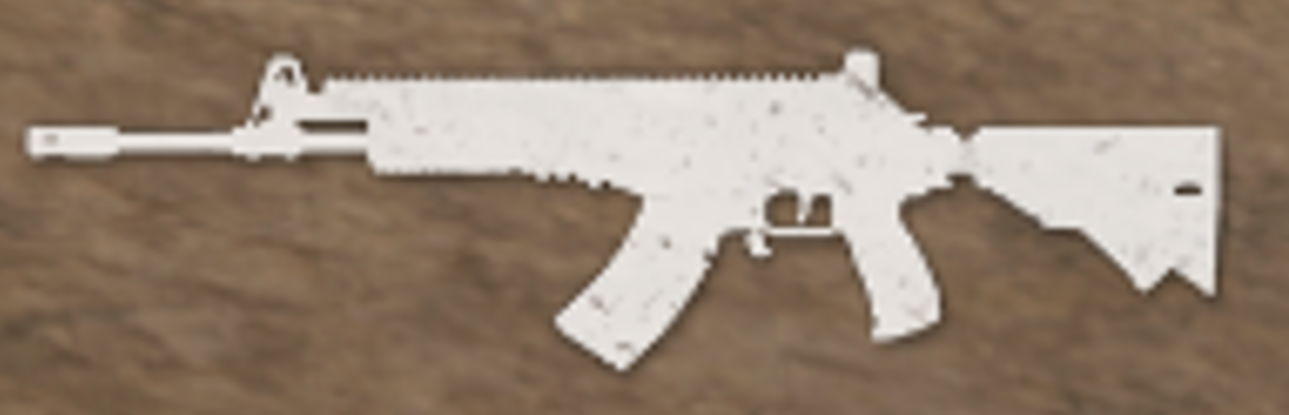
#> input picture guns/ACE32.jpg, 1289 x 415 px; its folder holds only this picture in this run
$ python extract_fea2.py
#> lines starting #> are read from the running program, lines starting #| are printed output that depends on the picture; after the words box and inside, x2 and y2 are one past the last pixel; in counts of white or black regions, pixels touching at a corner belong together; long printed decimals are rounded
#> further down, image is the input picture: shape (415, 1289, 3); mean B, G, R 111.5, 128.7, 147
import cv2
import numpy as np
import os

def extract_white_object_features(image):
    # 转换到HSV颜色空间
    hsv = cv2.cvtColor(image, cv2.COLOR_BGR2HSV)
#> hsv: shape (415, 1289, 3); mean H, S, V 14.5, 71.8, 147
    # 设定白色的阈值范围
    lower_white = np.array([0, 0, 200], dtype=np.uint8)
    upper_white = np.array([180, 30, 255], dtype=np.uint8)
    # 创建白色物体的掩码
    mask = cv2.inRange(hsv, lower_white, upper_white)
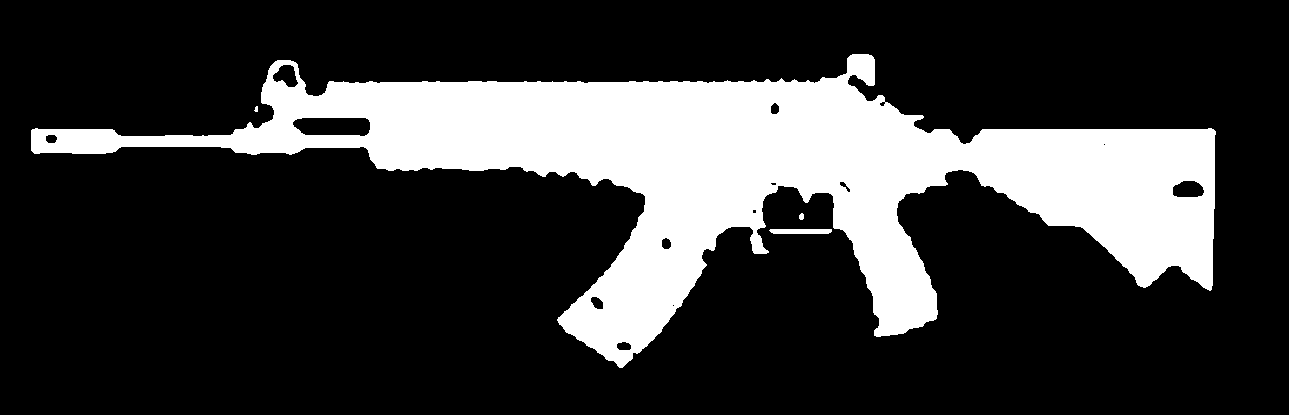
#> mask: shape (415, 1289); 22.3% white; 4 white regions (1 under 20 px)

    # 找到白色物体的轮廓
    contours, _ = cv2.findContours(mask, cv2.RETR_EXTERNAL, cv2.CHAIN_APPROX_SIMPLE)
#> contours = 4 contours, 1 with area under 20; largest, box (x1, y1, x2, y2) and area: (31, 54, 1216, 368) 119928, (769, 229, 832, 234) 239, (799, 213, 804, 220) 20

    # 找到面积最大的轮廓
    max_contour = max(contours, key=cv2.contourArea)
#> max_contour = contour of 1221 points, box (x1, y1, x2, y2) (31, 54, 1216, 368), area 119928

    # 绘制所有轮廓
    contour_image = np.copy(image)
    cv2.drawContours(contour_image, [max_contour], -1, (0, 255, 0), 2)
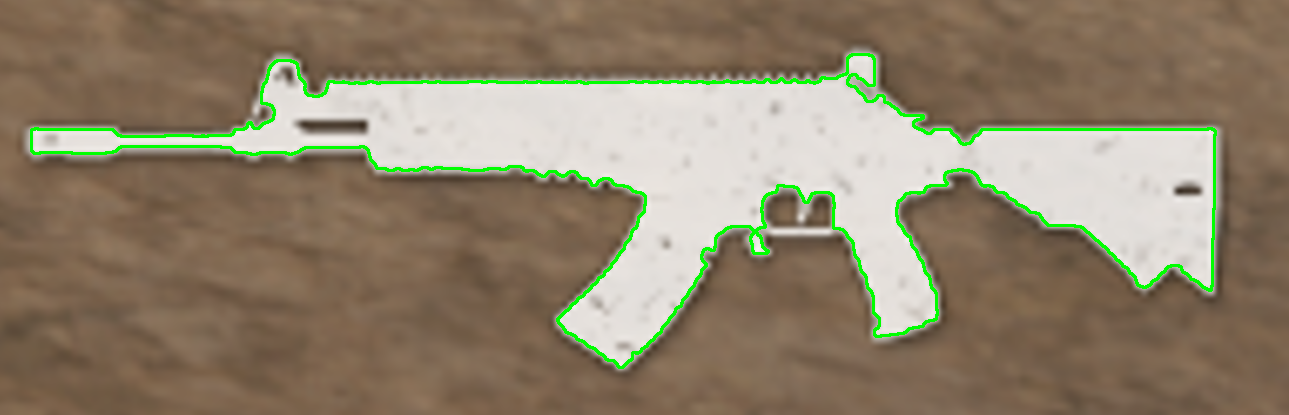
#> contour_image: shape (415, 1289, 3); 2.32% of pixels changed, all inside (x1, y1, x2, y2) = (30, 53, 1217, 369)

    # 计算合并后的轮廓的特征
    # 计算轮廓的面积
    area = cv2.contourArea(max_contour)
#> area = 119927.5
    # 计算轮廓的周长
    perimeter = cv2.arcLength(max_contour, True)
#> perimeter = 3898.1
    # 获取轮廓的外接矩形
    x, y, w, h = cv2.boundingRect(max_contour)
#> x = 31; y = 54; w = 1185; h = 314
    # 计算外接矩形的宽高比
    aspect_ratio = float(w) / h if h != 0 else 0
#> aspect_ratio = 3.77

    features = {
        'area': area,
        'perimeter': perimeter,
        'aspect_ratio': aspect_ratio
    }
#> features = {'area': 119927.5, 'perimeter': 3898.1, 'aspect_ratio': 3.77}

    return features, contour_image


guns_dir ="./guns"
guns_imgs = os.listdir(guns_dir)
# 获取输入（屏幕截图）
# print(guns_imgs)

guns_images_map={}
for guns in guns_imgs:

    rpath = os.path.join(guns_dir,guns)
    # 读取图像
    image = cv2.imread(rpath)

    # 提取白色物体的特征和绘制轮廓的图像
    white_object_features, contour_image = extract_white_object_features(image)
#> white_object_features has the same summary as features in extract_white_object_features

    # 显示绘制轮廓的图像
    cv2.imshow('Contours', contour_image)
    cv2.waitKey(0)
    cv2.destroyAllWindows()

    # 打印特征
    print("Feature of Merged Contours:")
    for key, value in white_object_features.items():
        print(f"{key}: {value}")
#> this loop made 3 passes
#> (key, value) on passes 1 to 3: ('area', 119927.5), ('perimeter', 3898.1), ('aspect_ratio', 3.77)
#| area: 119927.5
#| perimeter: 3898.089
#| aspect_ratio: 3.774

$ run again, on guns/gorza.jpg
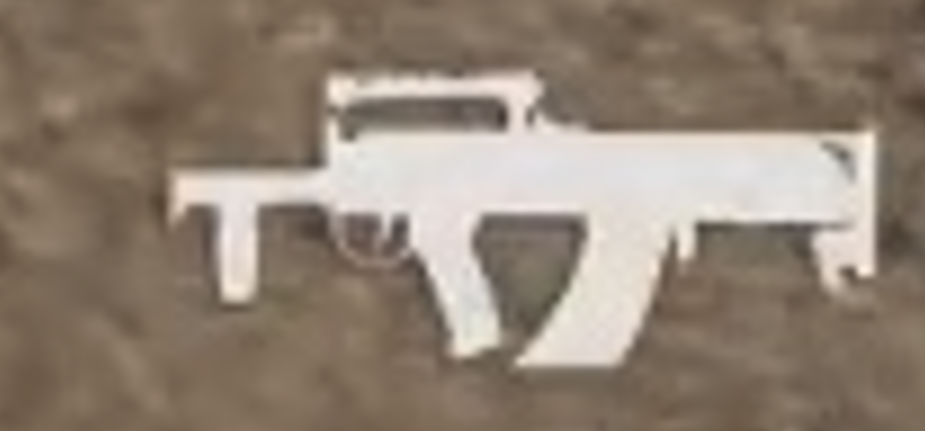
#> input picture guns/gorza.jpg, 925 x 431 px
#> image is the input picture: shape (431, 925, 3); mean B, G, R 115.3, 129.8, 144.3
#> hsv: shape (431, 925, 3); mean H, S, V 16.4, 57.7, 144.3
#> in extract_white_object_features, `mask = cv2.inRange(hsv, lower_white, upper_white)`:
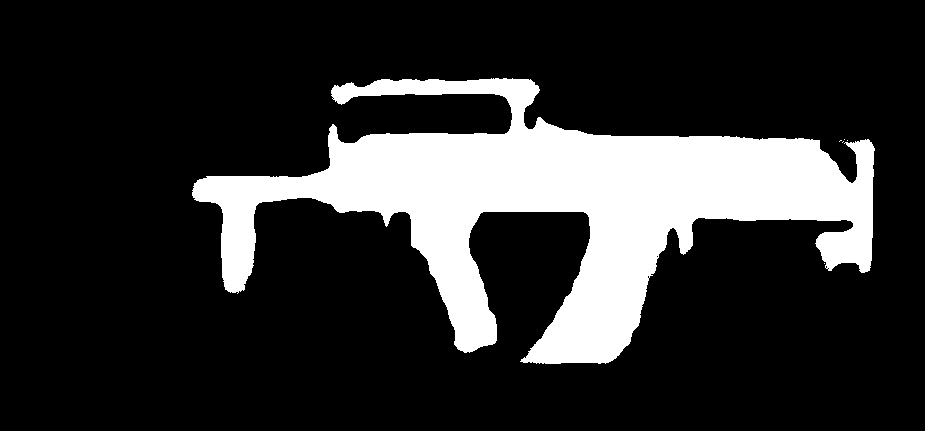
#> mask: shape (431, 925); 18.7% white; 6 white regions (5 under 20 px)
#> contours = 6 contours, 5 with area under 20; largest, box (x1, y1, x2, y2) and area: (192, 78, 875, 364) 72914
#> max_contour = contour of 1060 points, box (x1, y1, x2, y2) (192, 78, 875, 364), area 72914
#> in extract_white_object_features, `cv2.drawContours(contour_image, [max_contour], -1, (0, 255, 0), 2)`:
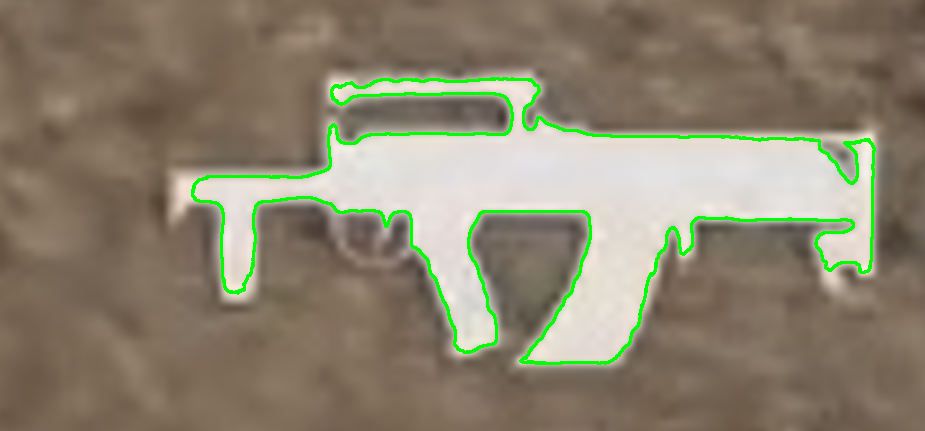
#> contour_image: shape (431, 925, 3); 2.55% of pixels changed, all inside (x1, y1, x2, y2) = (191, 77, 876, 365)
#> area = 72913.5
#> perimeter = 3243.9
#> x = 192; y = 78; w = 683; h = 286
#> aspect_ratio = 2.39
#> features = {'area': 72913.5, 'perimeter': 3243.9, 'aspect_ratio': 2.39}
#> white_object_features has the same summary as features in extract_white_object_features
#> the loop `for key, value in white_object_features.items():` made 3 passes
#> (key, value) on passes 1 to 3: ('area', 72913.5), ('perimeter', 3243.9), ('aspect_ratio', 2.39)
#> (printed output is left out)

$ run again, on guns/AK47.jpg
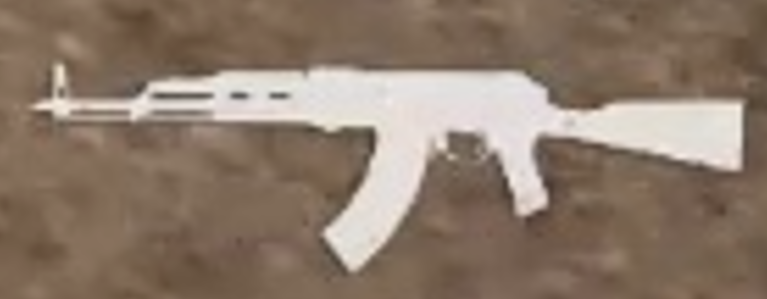
#> input picture guns/AK47.jpg, 767 x 299 px
#> image is the input picture: shape (299, 767, 3); mean B, G, R 106.7, 122.1, 140.3
#> hsv: shape (299, 767, 3); mean H, S, V 15.1, 68.4, 140.3
#> in extract_white_object_features, `mask = cv2.inRange(hsv, lower_white, upper_white)`:
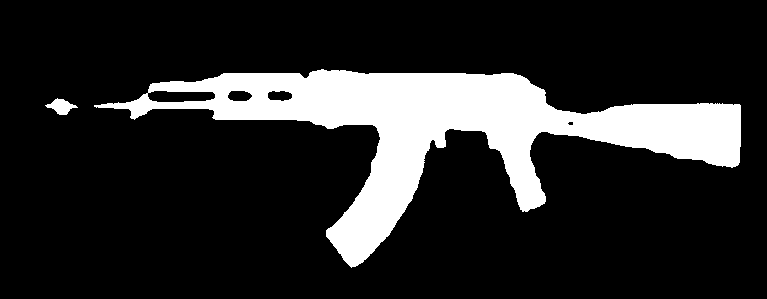
#> mask: shape (299, 767); 16.3% white; 2 white regions
#> contours = 2 contours; box (x1, y1, x2, y2) and area: (94, 69, 741, 268) 37227, (45, 98, 78, 115) 250
#> max_contour = contour of 626 points, box (x1, y1, x2, y2) (94, 69, 741, 268), area 37227
#> in extract_white_object_features, `cv2.drawContours(contour_image, [max_contour], -1, (0, 255, 0), 2)`:
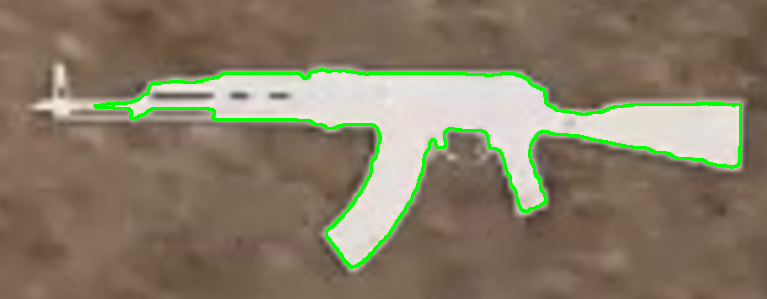
#> contour_image: shape (299, 767, 3); 2.66% of pixels changed, all inside (x1, y1, x2, y2) = (93, 68, 742, 269)
#> area = 37227
#> perimeter = 1940.3
#> x = 94; y = 69; w = 647; h = 199
#> aspect_ratio = 3.25
#> features = {'area': 37227, 'perimeter': 1940.3, 'aspect_ratio': 3.25}
#> white_object_features has the same summary as features in extract_white_object_features
#> the loop `for key, value in white_object_features.items():` made 3 passes
#> (key, value) on passes 1 to 3: ('area', 37227), ('perimeter', 1940.3), ('aspect_ratio', 3.25)
#> (printed output is left out)
